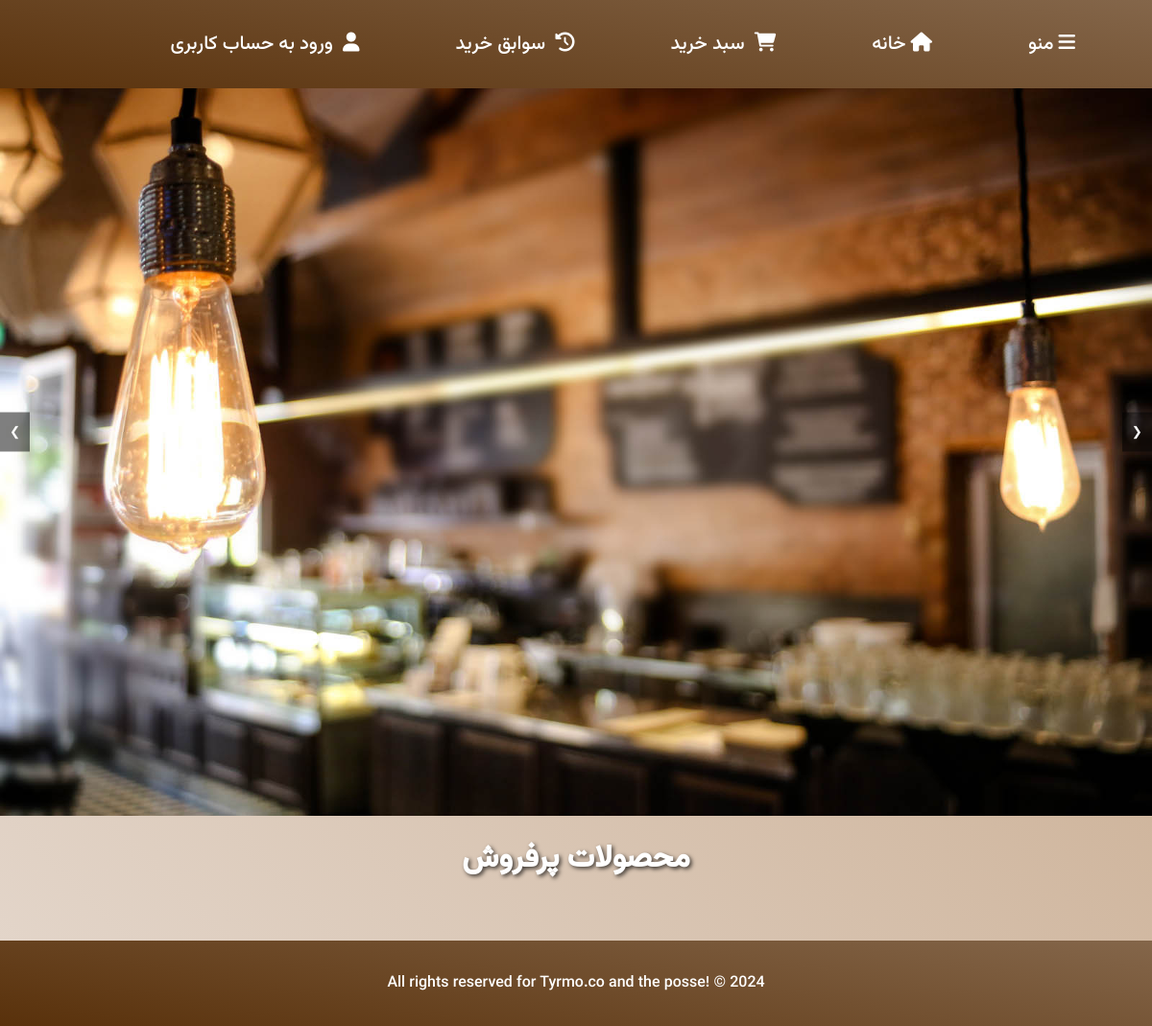
The app's page /, older data.
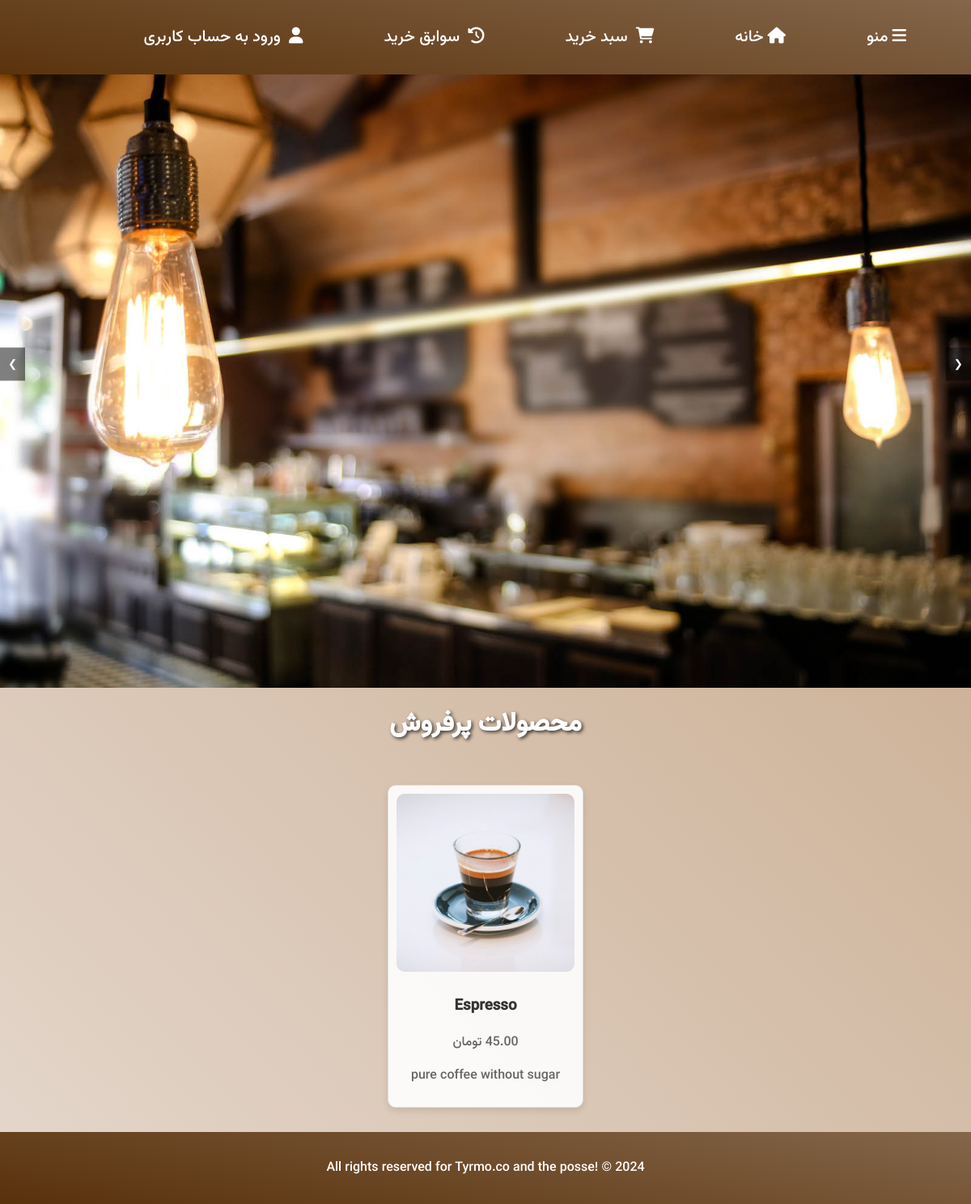
The same page, newer data.
### mainapp/models.py (models this page shows, shortened)
class Product(models.Model):
    CATEGORY_CHOICES = [
        ('hot_drinks', 'نوشیدنی گرم'),
        ('cold_drinks', 'نوشیدنی سرد'),
        ('cakes', 'کیک'),
        ('breakfast','صبحانه')
    ]
    category = models.CharField(_("دسته بندی محصول"),max_length=20, choices=CATEGORY_CHOICES, default='hot_drinks')
    name = models.CharField(_('نام'), max_length=255)
    description = models.CharField( _("توضیحات"), max_length=255, blank=True, null=True)
    price = models.DecimalField(_("قیمت"),default=0, max_digits=10, decimal_places=2, validators=[validators.MinValueValidator(0)])
    timeNeeded = models.IntegerField(_("زمان مورد نیاز"),default=0, validators=[validators.MaxValueValidator(60)])
    coffee = models.PositiveIntegerField(_("قهوه"),default=0)
    milk = models.PositiveIntegerField(_("شیر"),default=0)
    chocolate = models.PositiveIntegerField(_("شکلات"),default=0)
    flour = models.PositiveIntegerField(_("آرد"),default=0)
    sugar = models.PositiveIntegerField(_("شکر"),default=0)
    egg = models.PositiveIntegerField(_("تخم مرغ"),default=0)
    bread = models.PositiveIntegerField(_("نان"),default=0)
    image = models.ImageField(_("تصویر"),upload_to='products/')
    created_at = models.DateTimeField(auto_now_add=True)
    updated_at = models.DateTimeField(auto_now=True)
    sold_count = models.PositiveBigIntegerField(default=0)

### mainapp/views.py (the view)
# urls.py: path('', views.homepage, name='index'),
def homepage(request):
    top_selling_products = Product.objects.annotate(total_sold=Sum('orderproduct__quantity')).order_by('-total_sold')[:12]
    context = {
        'products': top_selling_products
    }
    return render(request, 'index/index.html',context=context)

### templates/index/index.html (shortened to what this page needs)
{% extends 'base.html' %}
{% load static %}
{% block content %}
<div class="slider-container">
    <div class="slider">
        <img src='{% static "dynamics/image1.jpg" %}' alt="تصویر 1">
        <div class="slider-buttons">
            <button onclick="prevSlide()">&#10094;</button>
            <button onclick="nextSlide()">&#10095;</button>
        </div>
    </div>
</div>
<h1>محصولات پرفروش</h1>
<div class="best-selling-products">
    {% for product in products %}
    <div class="product-card">
        <img src="{{ product.image.url }}" alt="{{ product.name }}">
        <h3>{{ product.name }}</h3>
        <p>{{ product.price }} تومان</p>
        <p>{{ product.description }}</p>
    </div>
    {% endfor %}
</div>
<div class="footer">
    <p>All rights reserved for Tyrmo.co and the posse! &copy; 2024</p>
</div>
{% endblock content %}

Row changes from the older to the newer data that the page shows:
added Product: image (picture), name "Espresso", description "pure coffee without sugar"
